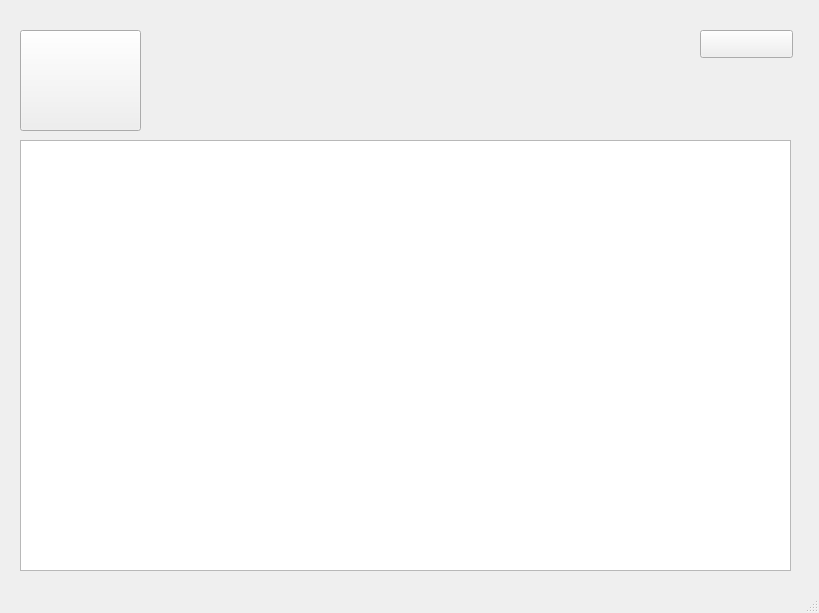
<?xml version="1.0" encoding="UTF-8"?>
<ui version="4.0">
 <class>MainWindow</class>
 <widget class="QMainWindow" name="MainWindow">
  <property name="geometry">
   <rect>
    <x>0</x>
    <y>0</y>
    <width>819</width>
    <height>613</height>
   </rect>
  </property>
  <property name="windowTitle">
   <string>MainWindow</string>
  </property>
  <widget class="QWidget" name="centralwidget">
   <widget class="QPushButton" name="select_roi">
    <property name="geometry">
     <rect>
      <x>20</x>
      <y>30</y>
      <width>121</width>
      <height>101</height>
     </rect>
    </property>
    <property name="text">
     <string/>
    </property>
   </widget>
   <widget class="QListWidget" name="word_list">
    <property name="geometry">
     <rect>
      <x>20</x>
      <y>140</y>
      <width>771</width>
      <height>431</height>
     </rect>
    </property>
   </widget>
   <widget class="QPushButton" name="back">
    <property name="geometry">
     <rect>
      <x>700</x>
      <y>30</y>
      <width>93</width>
      <height>28</height>
     </rect>
    </property>
    <property name="text">
     <string/>
    </property>
   </widget>
  </widget>
  <widget class="QStatusBar" name="statusbar"/>
 </widget>
 <resources/>
 <connections/>
</ui>
